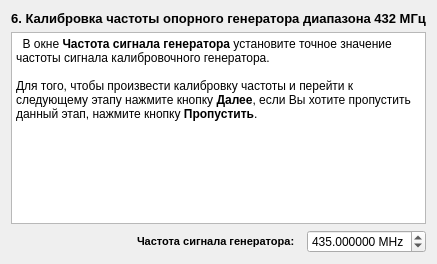
     <widget class="QWidget" name="page_7">
      <layout class="QVBoxLayout" name="verticalLayout_8">
       <item>
        <widget class="QLabel" name="label_12">
         <property name="text">
          <string>&lt;!DOCTYPE HTML PUBLIC &quot;-//W3C//DTD HTML 4.0//EN&quot; &quot;http://www.w3.org/TR/REC-html40/strict.dtd&quot;&gt;
&lt;html&gt;&lt;head&gt;&lt;meta name=&quot;qrichtext&quot; content=&quot;1&quot; /&gt;&lt;style type=&quot;text/css&quot;&gt;
p, li { white-space: pre-wrap; }
&lt;/style&gt;&lt;/head&gt;&lt;body style=&quot; font-family:'MS Shell Dlg 2'; font-size:8.25pt; font-weight:400; font-style:normal;&quot;&gt;
&lt;p align=&quot;center&quot; style=&quot; margin-top:0px; margin-bottom:0px; margin-left:0px; margin-right:0px; -qt-block-indent:0; text-indent:0px;&quot;&gt;&lt;span style=&quot; font-size:10pt; font-weight:600;&quot;&gt;6. Калибровка частоты опорного генератора диапазона 432 МГц&lt;/span&gt;&lt;/p&gt;&lt;/body&gt;&lt;/html&gt;</string>
         </property>
        </widget>
       </item>
       <item>
        <widget class="QTextBrowser" name="textBrowser_7">
         <property name="html">
          <string>&lt;!DOCTYPE HTML PUBLIC &quot;-//W3C//DTD HTML 4.0//EN&quot; &quot;http://www.w3.org/TR/REC-html40/strict.dtd&quot;&gt;
&lt;html&gt;&lt;head&gt;&lt;meta name=&quot;qrichtext&quot; content=&quot;1&quot; /&gt;&lt;style type=&quot;text/css&quot;&gt;
p, li { white-space: pre-wrap; }
&lt;/style&gt;&lt;/head&gt;&lt;body style=&quot; font-family:'MS Shell Dlg 2'; font-size:8.25pt; font-weight:400; font-style:normal;&quot;&gt;
&lt;p style=&quot; margin-top:0px; margin-bottom:0px; margin-left:0px; margin-right:0px; -qt-block-indent:0; text-indent:0px;&quot;&gt;&lt;span style=&quot; font-size:9pt;&quot;&gt;  В окне &lt;/span&gt;&lt;span style=&quot; font-size:9pt; font-weight:600;&quot;&gt;Частота сигнала генератора&lt;/span&gt;&lt;span style=&quot; font-size:9pt;&quot;&gt; установите точное значение частоты сигнала калибровочного генератора.&lt;/span&gt;&lt;/p&gt;
&lt;p style=&quot;-qt-paragraph-type:empty; margin-top:0px; margin-bottom:0px; margin-left:0px; margin-right:0px; -qt-block-indent:0; text-indent:0px; font-size:9pt;&quot;&gt;&lt;/p&gt;
&lt;p style=&quot; margin-top:0px; margin-bottom:0px; margin-left:0px; margin-right:0px; -qt-block-indent:0; text-indent:0px;&quot;&gt;&lt;span style=&quot; font-size:9pt;&quot;&gt;Для того, чтобы произвести калибровку частоты и перейти к следующему этапу нажмите кнопку &lt;/span&gt;&lt;span style=&quot; font-size:9pt; font-weight:600;&quot;&gt;Далее&lt;/span&gt;&lt;span style=&quot; font-size:9pt;&quot;&gt;, если Вы хотите пропустить данный этап, нажмите кнопку &lt;/span&gt;&lt;span style=&quot; font-size:9pt; font-weight:600;&quot;&gt;Пропустить&lt;/span&gt;&lt;span style=&quot; font-size:9pt;&quot;&gt;.&lt;/span&gt;&lt;/p&gt;&lt;/body&gt;&lt;/html&gt;</string>
         </property>
        </widget>
       </item>
       <item>
        <layout class="QHBoxLayout" name="horizontalLayout_6">
         <item>
          <spacer name="horizontalSpacer_6">
           <property name="orientation">
            <enum>Qt::Horizontal</enum>
           </property>
           <property name="sizeHint" stdset="0">
            <size>
             <width>40</width>
             <height>20</height>
            </size>
           </property>
          </spacer>
         </item>
         <item>
          <widget class="QLabel" name="label_11">
           <property name="text">
            <string>&lt;!DOCTYPE HTML PUBLIC &quot;-//W3C//DTD HTML 4.0//EN&quot; &quot;http://www.w3.org/TR/REC-html40/strict.dtd&quot;&gt;
&lt;html&gt;&lt;head&gt;&lt;meta name=&quot;qrichtext&quot; content=&quot;1&quot; /&gt;&lt;style type=&quot;text/css&quot;&gt;
p, li { white-space: pre-wrap; }
&lt;/style&gt;&lt;/head&gt;&lt;body style=&quot; font-family:'MS Shell Dlg 2'; font-size:8.25pt; font-weight:400; font-style:normal;&quot;&gt;
&lt;p style=&quot; margin-top:0px; margin-bottom:0px; margin-left:0px; margin-right:0px; -qt-block-indent:0; text-indent:0px;&quot;&gt;&lt;span style=&quot; font-size:8pt; font-weight:600;&quot;&gt;Частота сигнала генератора:  &lt;/span&gt;&lt;/p&gt;&lt;/body&gt;&lt;/html&gt;</string>
           </property>
          </widget>
         </item>
         <item>
          <widget class="QDoubleSpinBox" name="doubleSpinBox_5">
           <property name="suffix">
            <string> MHz</string>
           </property>
           <property name="decimals">
            <number>6</number>
           </property>
           <property name="minimum">
            <double>420.000000000000000</double>
           </property>
           <property name="maximum">
            <double>450.000000000000000</double>
           </property>
           <property name="value">
            <double>435.000000000000000</double>
           </property>
          </widget>
         </item>
        </layout>
       </item>
      </layout>
     </widget>
